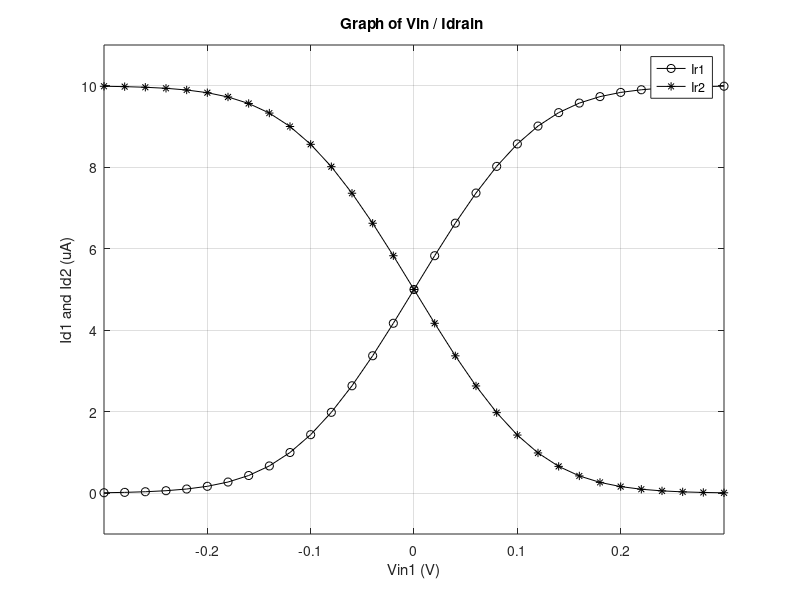
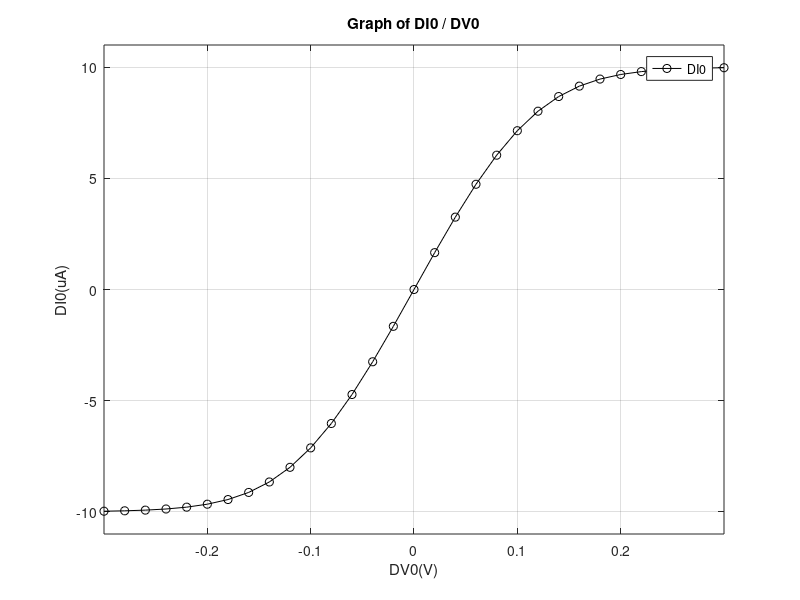
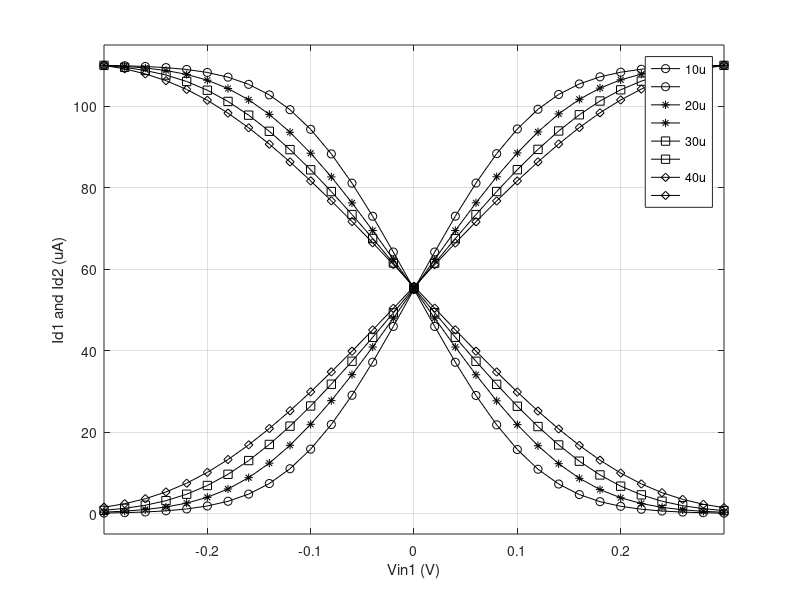
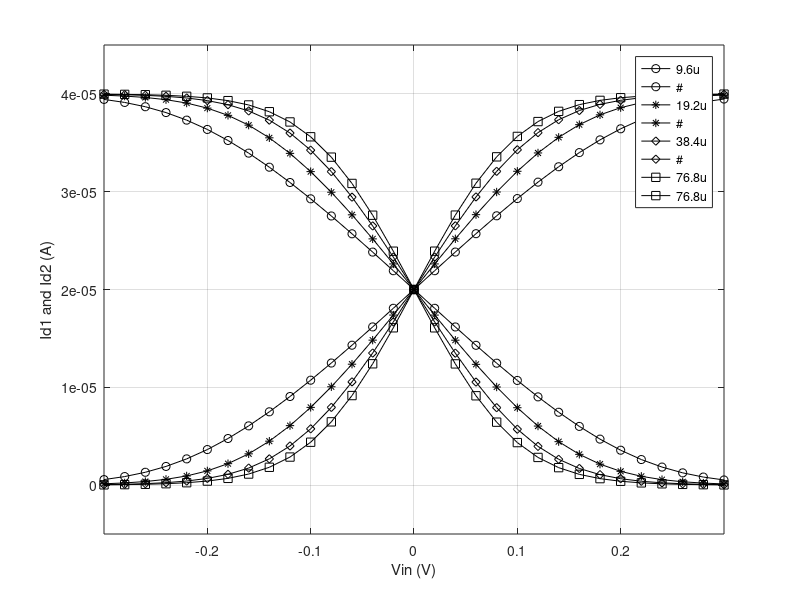

Recreate these plots in MATLAB, in order.
clc
clear
close all

%v3	V(n001)	V(n002)	I(R1)	I(R1)-I(R2)	I(R2)

load("data1.txt");
data1 = data1';

samplerate = 2;

Vin = data1(1,1:samplerate:end);
Id1 = data1(3,1:samplerate:end)*10^6;
Id2 = data1(4,1:samplerate:end)*10^6;
DI1I2 = data1(2,1:samplerate:end)*10^6;

%%
figure();
plot(Vin,Id1,"-ko"); hold on;
plot(Vin,Id2,"-k*");
axis([-0.3 0.3 -1 11]);
title("Graph of Vin / Idrain ");
xlabel("Vin1 (V)");
ylabel("Id1 and Id2 (uA)");
legend("Ir1","Ir2");
grid on;

%%
figure();
plot(Vin,DI1I2,"-ko");
axis([-0.3 0.3 -11 11]);
title("Graph of DI0 / DV0");
xlabel("DV0(V)");
ylabel("DI0(uA)");
legend("DI0");
grid on;

%%
load("data2.txt")
data2 = data2';
data_slide=305/5;
Vin2 = data2(1,1:samplerate:data_slide);

C11 = data2(2,1:samplerate:data_slide);
C12 = data2(3,1:samplerate:data_slide);

C21 = data2(2,1*data_slide+1:samplerate:2*data_slide);
C22 = data2(3,1*data_slide+1:samplerate:2*data_slide);

C31 = data2(2,2*data_slide+1:samplerate:3*data_slide);
C32 = data2(3,2*data_slide+1:samplerate:3*data_slide);

C41 = data2(2,3*data_slide+1:samplerate:4*data_slide);
C42 = data2(3,3*data_slide+1:samplerate:4*data_slide);

C11 = C11*(110/max(C11));
C12 = C12*(110/max(C12));

C21 = C21*(110/max(C21));
C22 = C22*(110/max(C22));

C31 = C31*(110/max(C31));
C32 = C32*(110/max(C32));

C41 = C41*(110/max(C41));
C42 = C42*(110/max(C42));

figure();
plot(Vin2,C11,"-ko"); hold on;
plot(Vin2,C12,"-ko"); hold on;
plot(Vin2,C21,"-k*"); hold on;
plot(Vin2,C22,"-k*"); hold on;
plot(Vin2,C31,"-ks"); hold on;
plot(Vin2,C32,"-ks"); hold on;
plot(Vin2,C41,"-kd"); hold on;
plot(Vin2,C42,"-kd"); hold on;
axis([-0.3 0.3 -5 115]);
xlabel("Vin1 (V)");
ylabel("Id1 and Id2 (uA)");
legend("10u","","20u","","30u","","40u","");
grid on;

%%

load ("data3.txt");
load ("data3-5.txt");
load ("data4.txt");
load ("data5.txt");

data3 = data3';
data3_5 = data3_5';
data4 = data4';
data5 = data5';

Vin3 = data3(1,1:2:end);

Gain11 = data3(2,1:2:end);
Gain12 = data3(3,1:2:end);

Gain21 = data3_5(2,1:2:end);
Gain22 = data3_5(3,1:2:end);

Gain31 = data4(2,1:2:end);
Gain32 = data4(3,1:2:end);

Gain41 = data5(2,1:2:end);
Gain42 = data5(3,1:2:end);

figure();
plot(Vin3,Gain11,"-ko"); hold on;
plot(Vin3,Gain12,"-ko"); hold on;
plot(Vin3,Gain21,"-k*"); hold on;
plot(Vin3,Gain22,"-k*"); hold on;
plot(Vin3,Gain31,"-kd"); hold on;
plot(Vin3,Gain32,"-kd"); hold on;
plot(Vin3,Gain41,"-ks"); hold on;
plot(Vin3,Gain42,"-ks"); hold on;
axis([-0.3 0.3 -5*10^-6 45*10^-6]);
legend("9.6u","#","19.2u","#","38.4u","#","76.8u","76.8u");
xlabel("Vin (V)");
ylabel("Id1 and Id2 (A)");
grid on;


